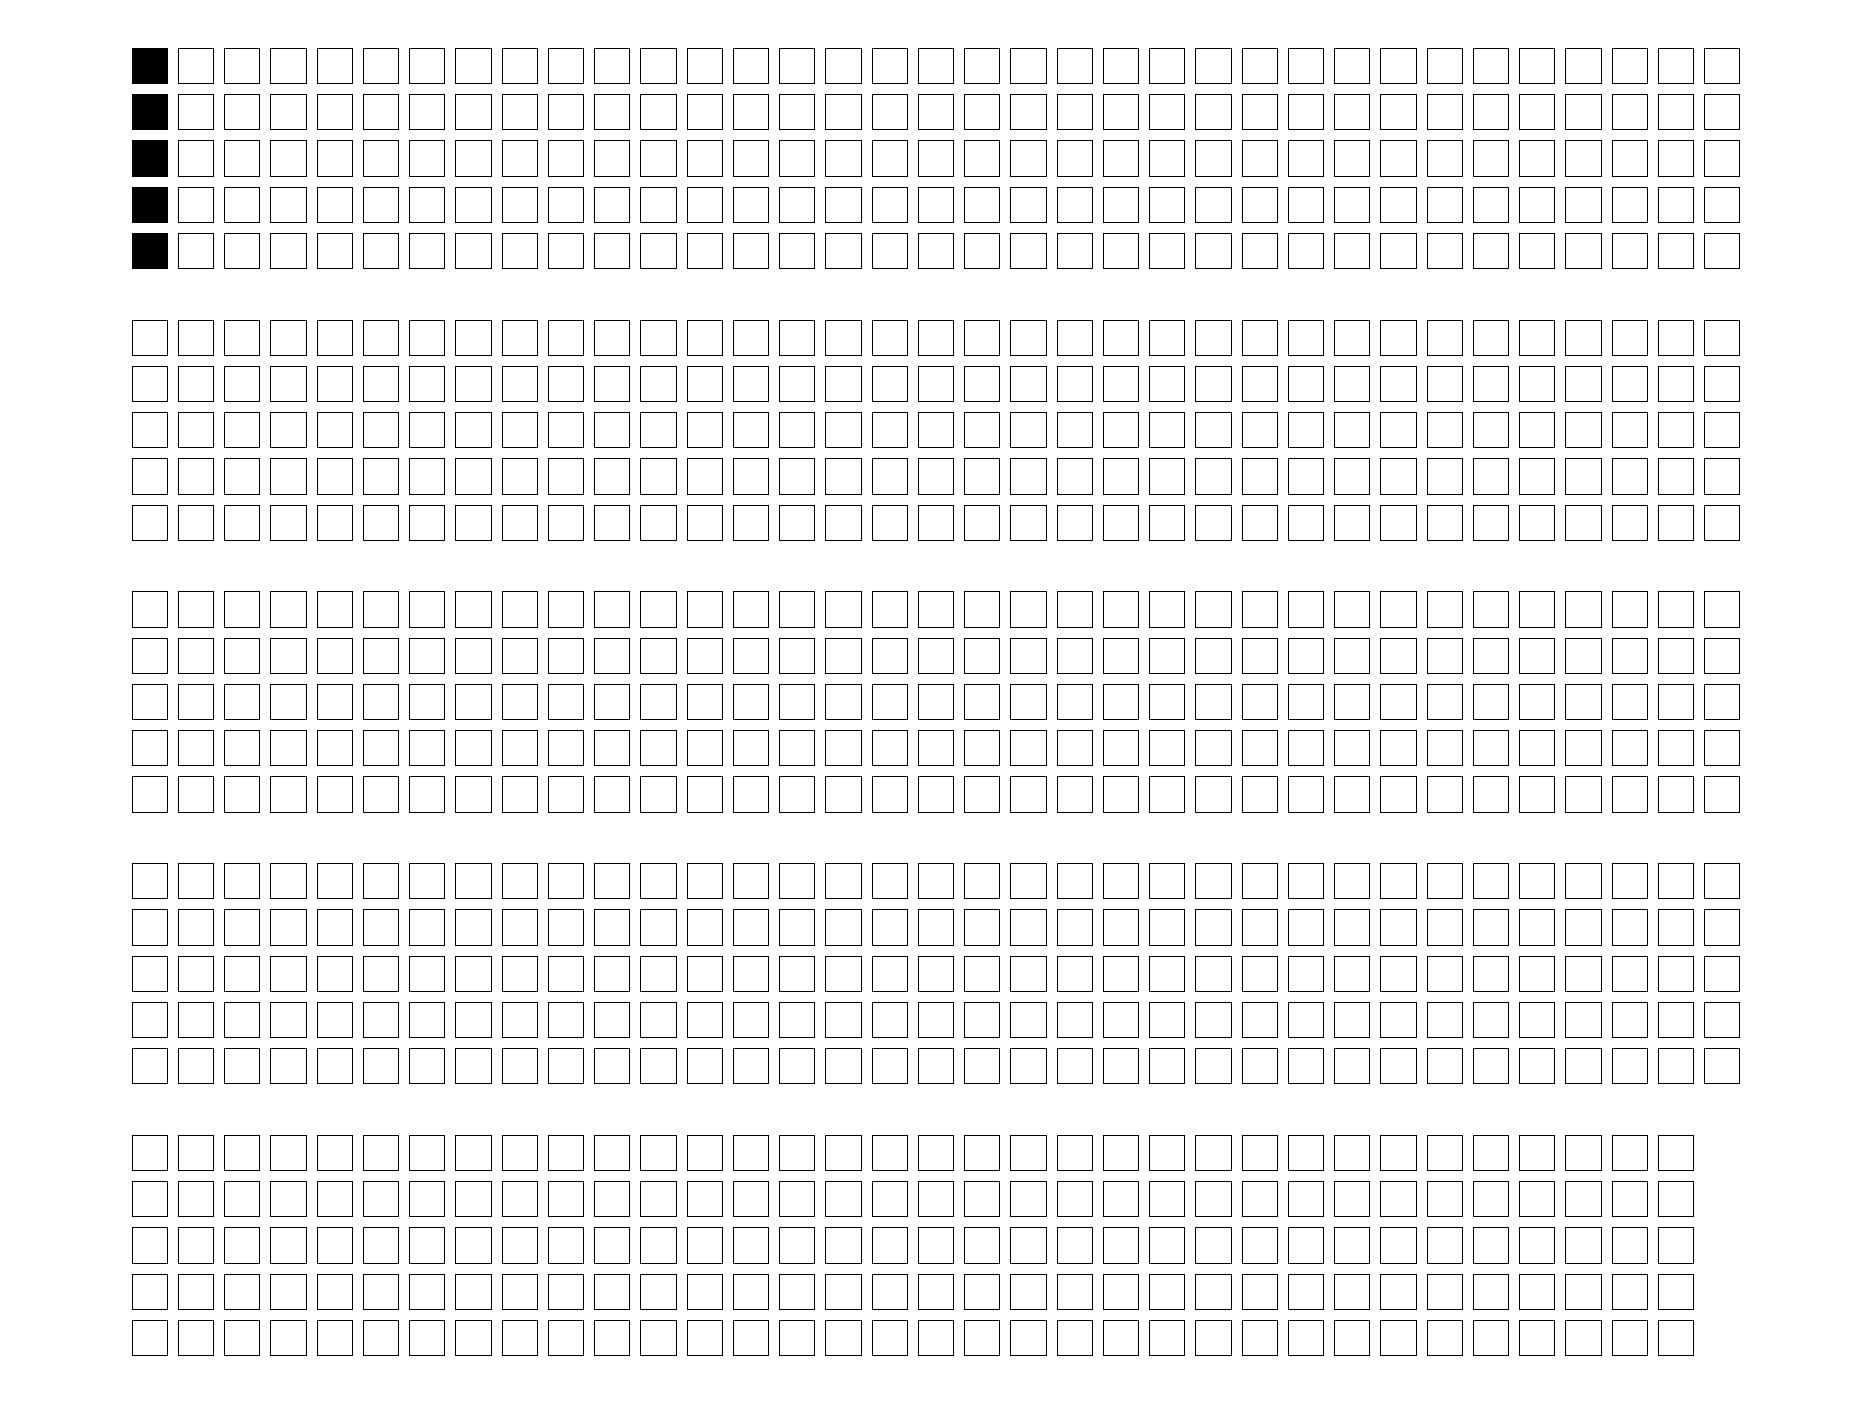

Generate this figure with Python:
#!/usr/bin/env python3
"""Render a grid of workdays as a 1-bit PNG for e-ink displays.

Each square is one workday (Mon-Fri) between a start date and an end date.
Workdays up to and including the current date are filled in solid black; the
rest are drawn as empty outlines. The layout mimics a GitHub contribution
graph: 5 rows (Mon-Fri), columns are weeks, and weeks wrap into stacked
"bands" to fill the image.
"""

import sys
from datetime import date, datetime, timedelta
from zoneinfo import ZoneInfo

from PIL import Image, ImageDraw  # type: ignore

NYC_TZ = ZoneInfo("America/New_York")

# Image dimensions (1872x1404 e-ink target)
WIDTH = 1872
HEIGHT = 1404
MARGIN = 48

# Date range to display
START_DATE = date(2026, 8, 10)   # a Monday
END_DATE = date(2029, 12, 9)

# Colors (1-bit: 0=black, 1=white)
BLACK = 0
WHITE = 1

WORKDAYS_PER_WEEK = 5  # Mon-Fri


def build_workdays(start: date, end: date) -> list[date]:
    """Return every workday (Mon-Fri) in [start, end], inclusive."""
    days = []
    d = start
    while d <= end:
        if d.weekday() < WORKDAYS_PER_WEEK:
            days.append(d)
        d += timedelta(days=1)
    return days


def week_index(d: date, start: date) -> int:
    """Number of whole weeks between the start date's Monday and d's Monday."""
    start_monday = start - timedelta(days=start.weekday())
    d_monday = d - timedelta(days=d.weekday())
    return (d_monday - start_monday).days // 7


def choose_layout(num_weeks: int) -> dict:
    """Pick a layout that packs `num_weeks` week-columns into the image.

    Searches over the number of weeks per band and keeps the largest cell
    size whose resulting grid still fits within the usable area. Larger cells
    read better on e-ink, so we maximize cell size subject to fitting.
    """
    usable_w = WIDTH - 2 * MARGIN
    usable_h = HEIGHT - 2 * MARGIN

    best = None
    for weeks_per_band in range(4, num_weeks + 1):
        bands = -(-num_weeks // weeks_per_band)  # ceil

        # Gap between adjacent cells is a fraction of the cell size; the gap
        # between bands is larger so the week-rows read as distinct groups.
        # Solve for the cell size `c` that fills the width exactly.
        # width  = weeks_per_band * c + (weeks_per_band - 1) * gap,  gap = 0.28c
        # height = bands * (5c + 4*gap) + (bands - 1) * band_gap,    band_gap = 1.4c
        gap_ratio = 0.28
        band_gap_ratio = 1.4

        w_units = weeks_per_band + gap_ratio * (weeks_per_band - 1)
        cell_from_w = usable_w / w_units

        band_units = bands * (WORKDAYS_PER_WEEK + 4 * gap_ratio) + (bands - 1) * band_gap_ratio
        cell_from_h = usable_h / band_units

        cell = min(cell_from_w, cell_from_h)
        if cell < 3:
            continue

        candidate = {
            "weeks_per_band": weeks_per_band,
            "bands": bands,
            "cell": cell,
            "gap": cell * gap_ratio,
            "band_gap": cell * band_gap_ratio,
        }
        if best is None or cell > best["cell"]:
            best = candidate

    if best is None:
        raise RuntimeError("Could not find a workable layout")
    return best


def create_image(now: datetime, start: date = START_DATE, end: date = END_DATE) -> Image.Image:
    """Render the workday grid, filling in workdays up to `now`."""
    img = Image.new("1", (WIDTH, HEIGHT), WHITE)
    draw = ImageDraw.Draw(img)

    workdays = build_workdays(start, end)
    today = now.date()

    num_weeks = week_index(end, start) + 1
    layout = choose_layout(num_weeks)

    weeks_per_band = layout["weeks_per_band"]
    cell = layout["cell"]
    gap = layout["gap"]
    band_gap = layout["band_gap"]

    step = cell + gap                       # center-to-center within a band
    band_height = WORKDAYS_PER_WEEK * cell + (WORKDAYS_PER_WEEK - 1) * gap
    band_step = band_height + band_gap

    # Center the whole grid in the usable area.
    grid_w = weeks_per_band * cell + (weeks_per_band - 1) * gap
    grid_h = layout["bands"] * band_height + (layout["bands"] - 1) * band_gap
    origin_x = (WIDTH - grid_w) / 2
    origin_y = (HEIGHT - grid_h) / 2

    for d in workdays:
        wk = week_index(d, start)
        band = wk // weeks_per_band
        col = wk % weeks_per_band
        row = d.weekday()  # 0=Mon .. 4=Fri

        x0 = origin_x + col * step
        y0 = origin_y + band * band_step + row * step
        x1 = x0 + cell
        y1 = y0 + cell

        box = [round(x0), round(y0), round(x1) - 1, round(y1) - 1]
        if d <= today:
            draw.rectangle(box, fill=BLACK)
        else:
            draw.rectangle(box, outline=BLACK, width=1)

    return img


def main():
    output_file = sys.argv[1] if len(sys.argv) > 1 else "workdays.png"
    now = datetime.now(NYC_TZ)
    img = create_image(now)
    img.save(output_file)
    print(f"Generated {output_file}")


if __name__ == "__main__":
    main()
